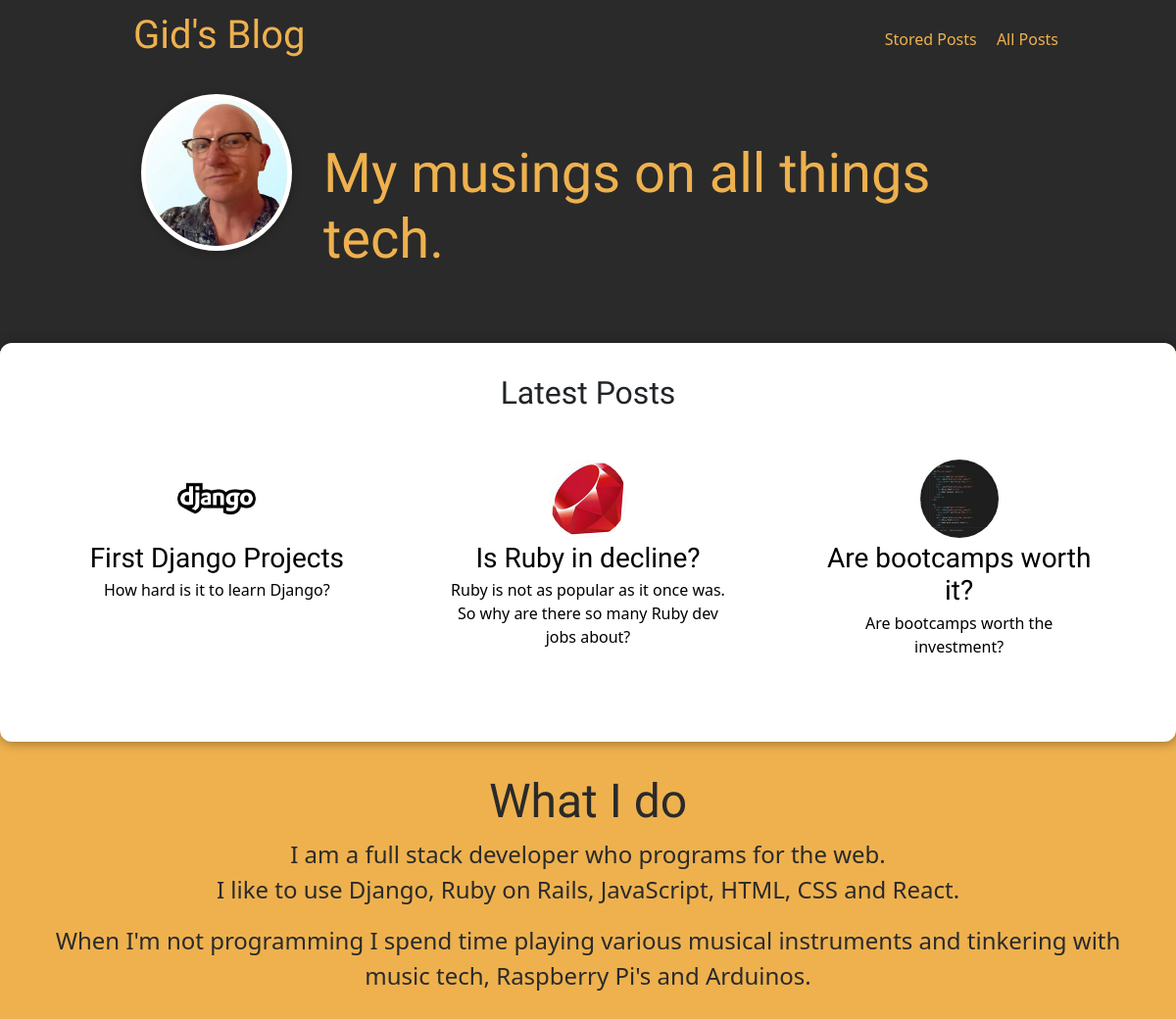
The page / on the database its author committed.
### blog/models.py (models this page shows, shortened)
class Post(models.Model):
    title = models.CharField(max_length=150)
    excerpt = models.CharField(max_length=200)
    image = models.ImageField(upload_to="posts", null=True)
    date = models.DateField(auto_now=True)
    slug = models.SlugField(unique=True, db_index=True)
    content = models.TextField(
        validators=[MinLengthValidator(10)])
    author = models.ForeignKey(
        Author, on_delete=models.SET_NULL, null=True, related_name="posts")
    tags = models.ManyToManyField(Tag)

### blog/views.py (the view)
# urls.py: path("", views.StartingPageView.as_view(), name="starting-page"),
class StartingPageView(ListView):
    template_name = "blog/index.html"
    model = Post
    ordering = ["-date"]
    context_object_name = "posts"
    def get_queryset(self):
        queryset = super().get_queryset()
        data = queryset[:3]
        return data

### blog/templates/blog/index.html (shortened to what this page needs)
{% extends "base.html" %}
{% load static %}
{% block css_files %}
    <link rel="stylesheet" href="{% static "blog/post.css" %}">
    <link rel="stylesheet" href="{% static "blog/index.css" %}">
{% endblock  %}
{% block content %}
    <section id="welcome">
        <header>
            <img src="{% static "blog/images/profile_pic.jpg"%}" alt="Gid - The author of this blog">
            <h2 class="mt-5">My musings on all things tech.</h2>
        </header>
    </section>
    <section id="latest-posts">
        <h2 class="mb-3">Latest Posts</h2>
        <ul class="">
            {% for post in posts  %}
            <div class="col-12 col-md-4">
                {% include "blog/includes/post.html" %}
            </div>
            {% endfor %}
        </ul>
    </section>
    <section id="about">
        <h2>What I do</h2>
        <p>I am a full stack developer who programs for the web.
        <br>I like to use Django, Ruby on Rails, JavaScript, HTML, CSS and React.</p>
        <p>When I'm not programming I spend time playing various musical instruments and tinkering with music tech, Raspberry Pi's and Arduinos.</p>
    </section>
{% endblock  %}

### blog/templates/blog/includes/post.html
<li>
    <article class="post">
        <a href="{% url 'post-detail-page' post.slug %}">
            <img src="{{ post.image.url }}" alt="{{ post.title }}">
            <div class="post__content">
                <div>
                    <h3>{{ post.title }}</h3>
                </div>
                <div>
                    <p>
                        {{ post.excerpt }}
                    </p>
                </div>
            </div>
        </a>
    </article>
</li>

### static/app.css (style rules this page uses)
* { box-sizing: border-box; }
html { font-family: 'Raleway', Helvetica, sans-serif; }
body { margin: 0; }
h1, h2, h3 { font-family: 'Raleway', Helvetica, sans-serif; font-weight: 200; }

### blog/static/blog/post.css (style rules this page uses)
.post { display: flex; flex-direction: column; align-items: center; text-align: center; margin: 1rem; }
.post__content { height: 140px; width: 280px; }
.post a { text-decoration: none; color: black; transition: all 0.2s ease; padding: 1rem; }
.post img { width: 5rem; height: 5rem; object-fit: cover; border-radius: 50%; }
.post h3 { margin: 0.25rem 0; }

### blog/static/blog/index.css (style rules this page uses)
body { background-color: #eeb14e; }
#welcome { background-color: #2a2a2a; padding: 6rem 12% 4rem 12%; color: #eeb14e; font-weight: 200; font-family: 'Raleway', Arial, Helvetica, sans-serif; z-index: 1; }
#welcome header { display: flex; align-items: flex-start; }
#welcome img { width: 10rem; height: 10rem; object-fit: cover; object-position: top; border: 5px solid white; border-radius: 50%; background-color: #ffe1bf; box-shadow: 0 2px 8px rgba(0, 0, 0, 0.25); }
#welcome h2 { font-size: 3.5rem; margin: 0 0 0 2rem; font-weight: 200; font-family: 'Raleway', Arial, Helvetica, sans-serif; }
#latest-posts { background-color: white; padding: 2rem; border-radius: 12px; z-index: 100; margin: -0.5rem auto -0.5rem auto; box-shadow: 1px 1px 12px rgba(0, 0, 0, 0.4); }
#latest-posts h2 { text-align: center; }
#latest-posts ul { list-style: none; margin: 0; padding: 0; display: inline; }
#latest-posts li { flex: 1; }
#about { text-align: center; padding: 3rem; margin-top: -1rem; color: #2a2a2a; z-index: -1; }
#about h2 { font-size: 3rem; }
#about p { font-size: 1.5rem; }
@media only screen and (min-width: 768px) { #latest-posts ul { display: flex; } }

### rows shown on the page
Post: image (picture), title "First Django Projects", excerpt "How hard is it to learn Django?"
Post: image (picture), title "Is Ruby in decline?", excerpt "Ruby is not as popular as it once was. So why are there so many Ruby dev jobs about?"
Post: image (picture), title "Are bootcamps worth it?", excerpt "Are bootcamps worth the investment?"
